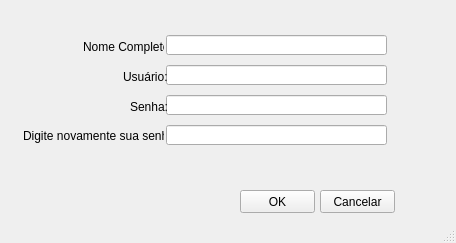
<?xml version="1.0" encoding="UTF-8"?>
<ui version="4.0">
 <class>MainWindow</class>
 <widget class="QMainWindow" name="MainWindow">
  <property name="geometry">
   <rect>
    <x>0</x>
    <y>0</y>
    <width>456</width>
    <height>243</height>
   </rect>
  </property>
  <property name="windowTitle">
   <string>Tela de Cadastro</string>
  </property>
  <widget class="QWidget" name="centralwidget">
   <widget class="QPushButton" name="okButton">
    <property name="geometry">
     <rect>
      <x>240</x>
      <y>190</y>
      <width>75</width>
      <height>23</height>
     </rect>
    </property>
    <property name="text">
     <string>OK</string>
    </property>
   </widget>
   <widget class="QPushButton" name="cancelButton">
    <property name="geometry">
     <rect>
      <x>320</x>
      <y>190</y>
      <width>75</width>
      <height>23</height>
     </rect>
    </property>
    <property name="text">
     <string>Cancelar</string>
    </property>
   </widget>
   <widget class="QLineEdit" name="nomeTxt">
    <property name="geometry">
     <rect>
      <x>166</x>
      <y>35</y>
      <width>221</width>
      <height>20</height>
     </rect>
    </property>
   </widget>
   <widget class="QLineEdit" name="usuarioTxt">
    <property name="geometry">
     <rect>
      <x>166</x>
      <y>65</y>
      <width>221</width>
      <height>20</height>
     </rect>
    </property>
   </widget>
   <widget class="QLineEdit" name="senhaTxt">
    <property name="geometry">
     <rect>
      <x>166</x>
      <y>95</y>
      <width>221</width>
      <height>20</height>
     </rect>
    </property>
    <property name="inputMethodHints">
     <set>Qt::ImhNone</set>
    </property>
   </widget>
   <widget class="QLabel" name="label">
    <property name="geometry">
     <rect>
      <x>83</x>
      <y>37</y>
      <width>81</width>
      <height>20</height>
     </rect>
    </property>
    <property name="text">
     <string>Nome Completo:</string>
    </property>
   </widget>
   <widget class="QLabel" name="label_2">
    <property name="geometry">
     <rect>
      <x>123</x>
      <y>70</y>
      <width>46</width>
      <height>13</height>
     </rect>
    </property>
    <property name="text">
     <string>Usuário:</string>
    </property>
   </widget>
   <widget class="QLabel" name="label_3">
    <property name="geometry">
     <rect>
      <x>130</x>
      <y>100</y>
      <width>46</width>
      <height>13</height>
     </rect>
    </property>
    <property name="text">
     <string>Senha:</string>
    </property>
   </widget>
   <widget class="QLabel" name="label_4">
    <property name="geometry">
     <rect>
      <x>23</x>
      <y>128</y>
      <width>141</width>
      <height>16</height>
     </rect>
    </property>
    <property name="text">
     <string>Digite novamente sua senha:</string>
    </property>
   </widget>
   <widget class="QLineEdit" name="senhaRepTxt">
    <property name="geometry">
     <rect>
      <x>166</x>
      <y>125</y>
      <width>221</width>
      <height>20</height>
     </rect>
    </property>
    <property name="inputMethodHints">
     <set>Qt::ImhNone</set>
    </property>
   </widget>
  </widget>
  <widget class="QStatusBar" name="statusbar"/>
 </widget>
 <resources/>
 <connections/>
</ui>
